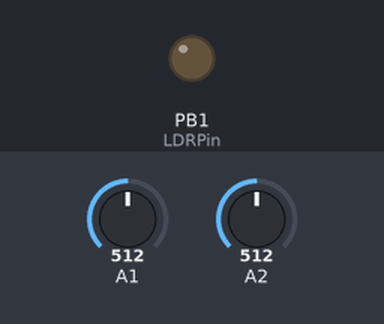
Bench run of a sketch on a simulated ATtiny85, built with avr-gcc and run on an emulated ATtiny85. On the bench: output pins drawn as LEDs (lit = HIGH). The inputs (shaded band) are chosen by the test bench; at power-on: A2 = 512, A1 = 512. Random numbers use the default seed unless the sketch sets one; the modem accepts every AT command (registered, SIM ready, sends succeed) and sends nothing else.

Above: at 2.2 s.
2.3 s: A2 set to 0
5.3 s: A1 set to 306
8.3 s: A1 set to 511
11.3 s: A2 set to 18
Timing chart, 0 to 32.0 s (numbered marks = the images above; inputs shaded):
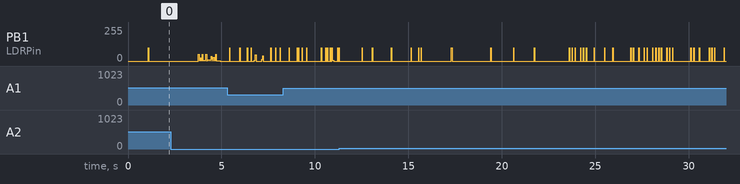

The sketch:

ATTiny85_Scales_And_Chords.ino
```cpp
/*
 Name:		ATTiny85_Scales_And_Chords.ino
 Created:	1/6/2019 5:56:40 PM
 Author:	Alan
 Program size: 7,214 bytes (used 88% of a 8,192 byte maximum)
 Minimum Memory Usage: 268 bytes (52% of a 512 byte maximum)

*/

#include <SendOnlySoftwareSerial.h>
SendOnlySoftwareSerial midiSerial(0); // Tx PB 0 pin 5

const byte
lightSensitivity = 0, // the lower the more sensitive the light change detection;
arraySizeSet = 16,
//chordArraySizeSet = 8,
//keyArraySizeSet = 8,
channels = 16,
highHat = 42,
kick = 35,
snare = 38,
drumChan = 9,
bassChan = 0,
changeRatePin = 3,
tempoPin = 2, tunings[5] = { 40, 52, 64, 76, 88 },
LDRPin = 1;

const unsigned int scales[10] = {   // mirrored
	0x5AB5u, //Major
	0xD5ADu, //Minor
	0x94E9u, //Blues
	0xDB6Du, //Diminished
	0x5295u, //Maj Pentatonic
	0x5B55u, //Lydian Augmented
	0xDAADu, //Minor Melodic
	0x35B3u, //Gypsy
	0xD9ADu, //Harmonic Minor
	0xB5BBu //Flamenco
	//0xA54Au, //Black Keys
	//0x5555u  //Whole Tone
};
const unsigned int chords[16] = {  // mirrored
	0x0091u, //Major
	0x0891u, //Maj0r 7th
	0x1091u, //Major 9th
	0x0089u, //Minor
	0x0489u, //Minor 7th
	0x0289u, //Minor 6th
	0x148Du,  //Minor 9th
	0x00A1u, //Sus4
	0x04A1u, //7Sus4
	0x0111u, //Aug
	0x0491u, //7th
	0x0291u, //6th
	0x0049u, //Dim
	0x0001u, //Note
	0x0085u, //Sus2
	0x0485u  //7Sus2
};// , chord = 0x8520U;

byte
filter1 = 0, flr1 = 0, fur1 = 70, filter1Rez = 80,
constChan = 5, constNote = 0,
drum = 0,
rul = 70, rll = 36, runNote = 60, crul = 40, crll = 36, crunNote = 40,
nextScale = 0,
constArraySize = arraySizeSet, bassArraySize = arraySizeSet, mel2ArraySize = arraySizeSet,
chordCount = 0, chordType = 0, arraySize = arraySizeSet,
bassrNote = 48, bassNote = 48, bul = 48, bll = 24,
melChan = 1, melNote = 60, mel2Chan = 3, mel2Note = 60,
pianoChan = 2, pianoChord = 0, pianoChordM = 0, pianoNote = 60, pianoNoteM = 60,
beat = 3, abeat = 1,
bassArray[arraySizeSet], mel2Array[arraySizeSet], tv[16], constArray[arraySizeSet];

unsigned long
bassPatt = 0, pianoPatt = 0, drumPatt = 0, synthPatt = 0, melPatt = 0, hhPatt = 0,
constPatt = 0, notePatt = 0, sc = 0, chordPatt = 0, mediumTime = 0, fastTime = 0, slowTime = 0;

unsigned int
//bassScale = 0, pianoScale = 0, tickScale = 0, synthScale = 0, windScale = 0,
playControl = 0, loopCount = 0, slowCount = 0, fastCount = 0, mediumCount = 0, straightCount = 0, scale = scales[0];

int
slowSpeed = 0, fastSpeed = 0, mediumSpeed = 0, lightLevel = 0, randomSpeed = 0, oldLightLevel = 0;

char
llc = 0, kn = 0, bassDir = 1, runDir = 1, crunDir = -1, filterDir1 = 1;

// the setup function runs once when you press reset or power the board
void setup() {
	pinMode(2, INPUT); //the slowSpeed speed pot - attiny85 PB2 pin 7
	pinMode(3, INPUT); //the note/lightLevel offset pot - attiny85 PB3 pin 2
	pinMode(1, OUTPUT);//output for the beat/activity LED - attiny85 PB1 pin 6
	pinMode(4, INPUT); //the LDR input for the lightLevel - attiny85 PB4 pin 3
	midiSerial.begin(31250); // Start serial port at the midi 31250 baud - out on attiny85 PB0 pin 5
	gsReset();  // reset the Boss DR-330 synth and switch to multitimberal mode
	delay(1000); //GS Reset needs a delay


	for (byte c = 0; c < 16; c++) {
		ProgChange(c, wr());
		randomSeed(analogRead(LDRPin));
		pianoPatt = randomPatt(tr());
		chordPatt = randomPatt(tr());
		bassPatt = randomPatt(tr());
		melPatt = randomPatt(tr());
		beat = random(2, 4);
	}
	abeat = random(2, 4);
	ProgChange(drumChan, 0);
	ProgChange(bassChan, 32);
}

// the loop function runs over and over again until power down or reset
void loop() {
	oldLightLevel = lightLevel;
	lightLevel = analogRead(LDRPin);
	llc = oldLightLevel - lightLevel;

	if (millis() > fastTime) {
		slowSpeed = (unsigned long)(map(analogRead(tempoPin), 0, 1023, 4, 4960) + randomSpeed);  // 4/4 tempo control
		mediumSpeed = (unsigned long)((slowSpeed / beat));
		fastSpeed = (unsigned long)((mediumSpeed / abeat));//// tempo control fast beats and syncopation // hunamize

		if (bitRead(playControl, 0) && fastCount % (beat << 4) == 0) {
			drum = snare;
			NoteOn(drumChan, drum, 70);
			NoteOff(drumChan, drum);
		}
		else if (bitRead(playControl, 1) && fastCount % (abeat * 2) == 0) {
			drum = kick;
			NoteOn(drumChan, drum, 90);
			NoteOff(drumChan, drum);
		}
		else if (bitRead(playControl, 2) && fastCount % beat == 0) {
			drum = highHat + (random(3) * 2);
			NoteOn(drumChan, drum, 40);
			NoteOff(drumChan, drum);
		}
		if (bitRead(playControl, 3) && drumPatt >> fastCount % 32 & 1) {
			drum = kick + constArray[fastCount%arraySizeSet] % 36;
			NoteOn(drumChan, drum, 60);
			NoteOff(drumChan, drum);
		}


		if (bitRead(playControl, 4) && constPatt >> fastCount % 32 & 1) { //
			NoteOff(constChan, constNote);
			constNote = ScaleFilter(scale, kn + 24 + (
				constArray[slowCount%constArraySize] +
				mel2Array[mediumCount%mel2ArraySize] +
				bassArray[fastCount%bassArraySize]) % 72, kn);

			// filter work
			filter1 += filterDir1;
			if (filter1 >= fur1) {
				filterDir1 = -1;
				flr1 = rp();
			}
			if (filter1 <= flr1) {
				filterDir1 = 1;
				fur1 = hr();
			}
			DoFilter(constChan, filter1Rez, filter1);
			constArray[fastCount%constArraySize] -= llc;
			NoteOn(constChan, constNote, lr() + 40);   //********************** NOTE ON *************************

		}

		if (fastCount % 48 == 0) {
			NoteOff(constChan, constNote);
			constPatt = randomPatt(tr());
			constChan = randomChan();
			ProgChange(constChan, random(119));
			filter1Rez = wr();
			constArraySize = random(4, arraySizeSet + 1);
		}


		if (bitRead(playControl, 5) && pianoPatt >> fastCount % 32 & 1) {
			NoteOff(melChan, melNote);
			runNote += runDir;
			if (runNote >= rul) {
				rll = random(36, 48);
				runDir = -1;// 0 - (rp() + 1);
			}
			if (runNote <= rll) {
				rul = random(60, 80);
				runDir = 2;// rp() + 1;
			}
			melNote = ScaleFilter(scale, kn + runNote, kn); //********************** NOTE ON *************************
			NoteOn(melChan, melNote, hr());
		}

		if (bitRead(playControl, 6) && melPatt >> fastCount % mel2ArraySize & 1) {
			NoteOff(mel2Chan, mel2Note);
			mel2Note = ScaleFilter(scale, kn + 36 + (mel2Array[fastCount%mel2ArraySize]) % 60, kn);//ScaleFilter(scale, 36 + analogRead(LDRPin) % 60, kn); //
			mel2Array[fastCount%mel2ArraySize] += llc;
			NoteOn(mel2Chan, mel2Note, hr());  //********************** NOTE ON *************************
		}
		// Medium Time
		if (millis() > mediumTime) {
			tmv();
			rpan(randomChan(), lr());
			if (bitRead(playControl, 7) && mediumCount % (beat << 2) == 0) {
				drum = snare;
				NoteOn(drumChan, drum, 80);
				NoteOff(drumChan, drum);
			}
			else if (bitRead(playControl, 8) && mediumCount % (abeat * 2) == 0) {
				drum = kick;
				NoteOn(drumChan, drum, 100);
				NoteOff(drumChan, drum);
			}
			else {
				drum = highHat + (random(3) * 2);
				NoteOn(drumChan, drum, 50);
				NoteOff(drumChan, drum);
			}

			if (bitRead(playControl, 9) && bassPatt >> mediumCount % bassArraySize & 1) {
				NoteOff(bassChan, bassNote);
				/*bassrNote += bassDir;
				if (bassrNote >= bul) {
					bll = random(24, 36);
					bassDir = llc - 1;
				}
				if (bassrNote <= bll) {
					bul = random(36, 48);
					bassDir = llc + 1;
				}*/
				bassNote = ScaleFilter(scale, 24 + (bassArray[mediumCount%bassArraySize]) % 48, kn);//  bassrNote + ScaleFilter(scale, crunNote, kn);
				bassArray[mediumCount%arraySizeSet] += llc;
				NoteOn(bassChan, bassNote, hr());  //********************** NOTE ON *************************
			}

			if (mediumCount % 128 == 0) {
				NoteOff(mel2Chan, mel2Note);
				mel2Chan = randomChan();
				melPatt = randomPatt(tr());
				ProgChange(mel2Chan, random(119));
				abeat = random(2, 5);
			}

			if (mediumCount % 24 == 0) {
				pianoChord = getChord(scale);
				DoArticulations();
				drumPatt = randomPatt(tr());
				playControl |= 1 << (rp() % 16);
			}


			//Slow Time
			if (millis() > slowTime) {

				if (slowCount % (beat << 4) == 0) {
					drum = snare;
					NoteOn(drumChan, drum, 70);
					NoteOff(drumChan, drum);
				}
				else if (slowCount % (abeat * 2) == 0) {
					drum = kick;
					NoteOn(drumChan, drum, 90);
					NoteOff(drumChan, drum);
				}
				else if (slowCount % beat == 0) {
					drum = highHat + (random(3) * 2);
					NoteOn(drumChan, drum, 40);
					NoteOff(drumChan, drum);
				}

				analogWrite(1, 100);
				if (bitRead(playControl, 10) && chordPatt >> slowCount % 32 & 1) {
					playChord(chords[pianoChordM], pianoChan, pianoNoteM, 0, 0, chordType);
					chordType = tr();
					crunNote += crunDir;
					if (crunNote >= crul) {
						crll = random(24, 36);
						crunDir = 0 - (rp() - 1);

						////drum tunings
						CC(drumChan, 0x63, 0x18);
						CC(drumChan, 0x62, random(34, 60));
						CC(drumChan, 6, wr());

						//drum reverbs
						CC(drumChan, 0x63, 0x1D);
						CC(drumChan, 0x62, random(24, 60));
						CC(drumChan, 6, wr());

						//drum chorus
						CC(drumChan, 0x63, 0x1E);
						CC(drumChan, 0x62, random(24, 60));
						CC(drumChan, 6, wr());

					}
					if (crunNote <= crll) {
						crul = random(48, 60);
						crunDir = rp() + 1;
					}
					pianoNote = kn + crunNote;//  ScaleFilter(scale, crunNote, kn);
					pianoNoteM = pianoNote;
					pianoChordM = pianoChord;
					playChord(chords[pianoChordM], pianoChan, pianoNoteM, hr() - 30, 1, chordType);//********************** NOTE ON *************************
				}

				if (slowCount % 60 == 0) {
					bassArraySize = random(4, arraySizeSet + 1);
				}

				if (slowCount % random(40, 50) == 0) {
					mel2ArraySize = random(4, arraySizeSet + 1);
				}

				if (bitRead(playControl, 11) && slowCount % random(100) == 0) {
					ADSR(randomChan(), rp(), wr(), wr());
				}

				if (bitRead(playControl, 12) && slowCount % random(100) == 0) {
					MasterTune(randomChan(), tunings[random(5)]);
					ProgChange(drumChan, random(5) * 8);
				}


				if (slowCount % 48 == 0) {
					killPlayers();
					chordPatt = randomPatt(tr());
					scale = scales[random(10)];
					ProgChange(pianoChan, random(24));
					beat = random(2, 5);
					randomSpeed += random(11) - 5;
				}
				else if (slowCount % 24 == 0) {
					CC(randomChan(), 1, rp());  //slight modulation
					CC(randomChan(), 5, tr() << 1);  //portamento time
					CC(randomChan(), 65, wr());  //portamento on / off
					CC(randomChan(), 0x5B, wr()); // reverb send
					CC(randomChan(), 0x5D, wr()); // chorus send
					//killPlayers();
					bassPatt = randomPatt(tr());
					ProgChange(bassChan, random(31, 40));
				}
				else if (slowCount % 16 == 0) {
					killPlayers();
					playControl ^= 1 << (rp() % 16);
					kn = (lightLevel % 13) - 6;
					pianoPatt = randomPatt(tr());
					ProgChange(melChan, random(119));
				}

				analogWrite(1, 0);  // turn off the light change LED
				slowCount++;
				slowTime = (unsigned long)(millis() + (slowSpeed));
			} // end of the slow parts
			mediumCount++;
			mediumTime = (unsigned long)(millis() + (mediumSpeed));
		}// end of medium speed parts
		straightCount++;
		fastCount++;
		fastTime = (unsigned long)(millis() + (fastSpeed)); //  the other fast Time
	} // end of the fast parts
} // end of loop


//**********************************MACROS AND HELPERS********************************

// specificaly NRPN for BOSS DR - Synth 330
void MasterTune(byte chan, byte b) {
	//chan &= 0x0F;
	CC(chan, 0x65, 0);
	CC(chan, 0x64, 2);
	CC(chan, 6, b);
}
//specificaly NRPN for BOSS DR-Synth 330
void ADSR(byte chan, byte a, byte d, byte r) {
	chan &= 0x0F;
	////Attack
	CC(chan, 0x63, 0x01);
	CC(chan, 0x62, 0x63);
	CC(chan, 6, a);
	//decay
	CC(chan, 0x63, 0x01);
	CC(chan, 0x62, 0x64);
	CC(chan, 6, d);
	//release
	CC(chan, 0x63, 0x01);
	CC(chan, 0x62, 0x66);
	CC(chan, 6, r);
}

void rpan(byte chan, byte scope) {  // random pan
	CC(chan, 10, random(64 - scope, 64 + scope));
}


byte randomChan() {
	byte rc = rp() % channels;
	while (rc == drumChan) { // rc < 4 ||
		rc = rp() % channels;
	}
	return rc;
}

void tmv() {
	//track mix volumes
	byte rcc = mediumCount % 16;
	(tv[rcc] >= 40 && tv[rcc] <= 70) ? (tv[rcc] += (tr() - 1)) : (tv[rcc] = 65);//
	CC(rcc, 7, rcc == 9 ? tv[rcc] - 10 : tv[rcc]);  // keep drum volumes down 10 behind rest of instruments
}

void killPlayers() {
	for (byte n = 0; n < 16; n++) {
		CC(n, 123, 0);
	}
}

byte getChord(unsigned int s) {
	byte ch = random(16);
	//match chord with scale in the key of c
	while ((s & chords[ch]) != chords[ch]) {
		ch = random(16);
	}
	return ch;
}


//chord plays the scale corrected chord
void playChord(unsigned int cord, byte chan, byte note, byte vel, byte cont, byte type) {
	// cont is either play or kill
	for (byte c = 0; c < 15; c++) {
		if (bitRead(cord & scale, c)) { //
			if (cont) {
				NoteOn((type ? chan : (chan + c) % 16), note + c, vel); //kn + ScaleFilter(scale, note + c, kn)
			}
			else {
				NoteOff((type ? chan : (chan + c) % 16), note + c); // kn + ScaleFilter(scale, note + c, kn)
			}
		}
	}
}

// scale filtering - passed if the note belongs to the current scale, else make it a current chord note
byte ScaleFilter(unsigned int s, byte n, char k) {
	if (bitRead(s, ((n % 12 + k) % 12))) {
		return n;// +k;
	}
	else {  // add chord interval notes
		while (pianoNoteM % 12 != n % 12) {  //align the root note
			n--;
		}
		unsigned int sc = chords[pianoChordM];
		byte cn = pianoNoteM % 16;       //note start point
		while (bitRead(sc, cn) == 0) {  //move until next highest chord note hit
			cn--;
		}
		n += cn;						// add that note onto root (could be 0 if it gets to root)
		return n;
	}
}


unsigned long randomPatt(byte r) { // random long patterns formed from nibbles, bytes or ints :)
	unsigned long n = random(1, 0xFFFFU);
	unsigned int y = random(1, 0xFFFFU);
	if (r == 0) {
		n = (((n & 0x0F) << 28) + ((n & 0x0F) << 24) + ((n & 0x0F) << 20) +
			((n & 0x0F) << 16) + ((n & 0x0F) << 12) + ((n & 0x0F) << 8) +
			((n & 0x0F) << 4) + (n & 0x0F));
	}
	else if (r == 1) {
		n = (((n & 0xFF) << 24) + ((n & 0xFF) << 16) + ((n & 0xFF) << 8) + (n & 0xFF));
	}
	else {
		n = ((n << 16) + y);
	}
	return n;
}


byte tr() {
	return random(3);
}


byte wr() {  // wide range random values for asdr and filter settings
	return random(0x0e, 0x72);
}

byte hr() {  // random high values for settings
	return random(65, 127);
}

byte lr() {  // random low values for settings
	return random(0, 64);
}

byte rp() {  // random bit pointers
	return random(32);
}

// send note on stuff
void NoteOn(byte chan, byte note, byte vel) {
	if (note > 23) {
		midiSerial.write(chan + 0x90);
		midiSerial.write(note & 0x7F);
		midiSerial.write(vel & 0x7F);
	}
}
// send note off stuff
void NoteOff(byte chan, byte note) {
	if (note > 23) {
		midiSerial.write(chan + 0x80);
		midiSerial.write(note & 0x7F);
		midiSerial.write(byte(0));
	}
}


//Basic Channel contro message
void CC(byte chan, byte cont, byte val) {
	//chan &= 0x0F;
	midiSerial.write((chan + 0xB0));
	midiSerial.write(cont & 0x7F);
	midiSerial.write(val & 0x7F);
}

//specificaly NRPN for BOSS DR-Synth 330
void DoFilter(byte ch, byte res, byte coff) {
	//ch &= 0x0F;
	CC(ch, 0x63, 0x01);
	CC(ch, 0x62, 0x21);
	CC(ch, 6, res & 0x7F); //resonance can go to 0x72
	CC(ch, 0x63, 0x01);
	CC(ch, 0x62, 0x20);
	CC(ch, 6, coff & 0x7F);//cut off frequency
}

void DoArticulations() {  // for Kontact
	byte articnote = random(23, 127);
	byte rcc = random(16);
	NoteOn(rcc, articnote, 1);
	NoteOff(rcc, articnote);
}

//specificaly sysex for BOSS DR-Synth DS330
void gsReset() {
	byte gs[11] = { 0xF0, 0x41, 0x10, 0x42, 0x12, 0x40, 0x00, 0x7F, 0x00, 0x41, 0xF7 };
	for (byte g = 0; g < 11; g++) {
		midiSerial.write(gs[g]);
	}
}

// Program change for midi channel
void ProgChange(byte chan, byte prog) {
	//chan &= 0x0F;
	midiSerial.write((chan + 0xC0));
	midiSerial.write(prog & 0x7F);
}
```
